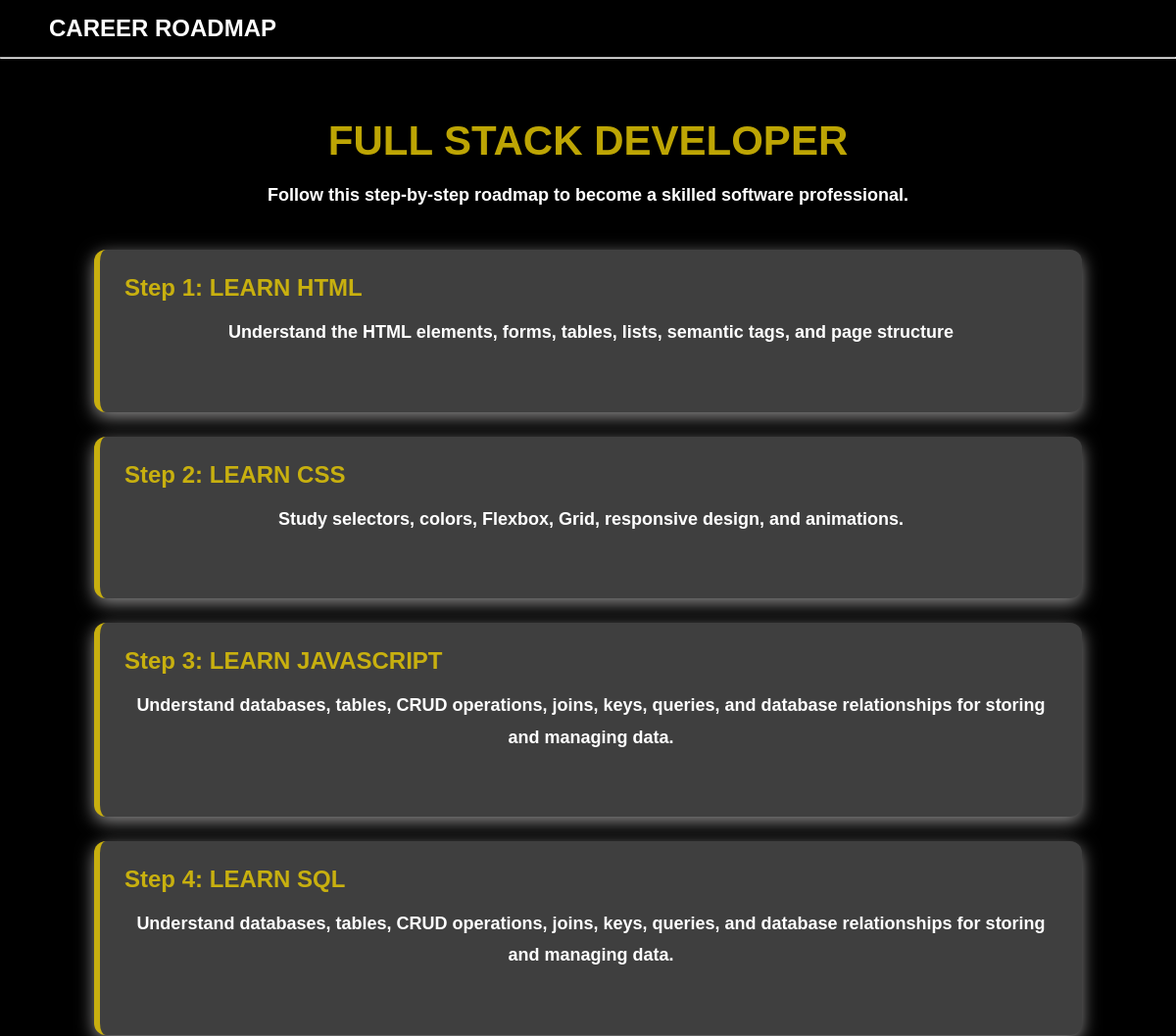
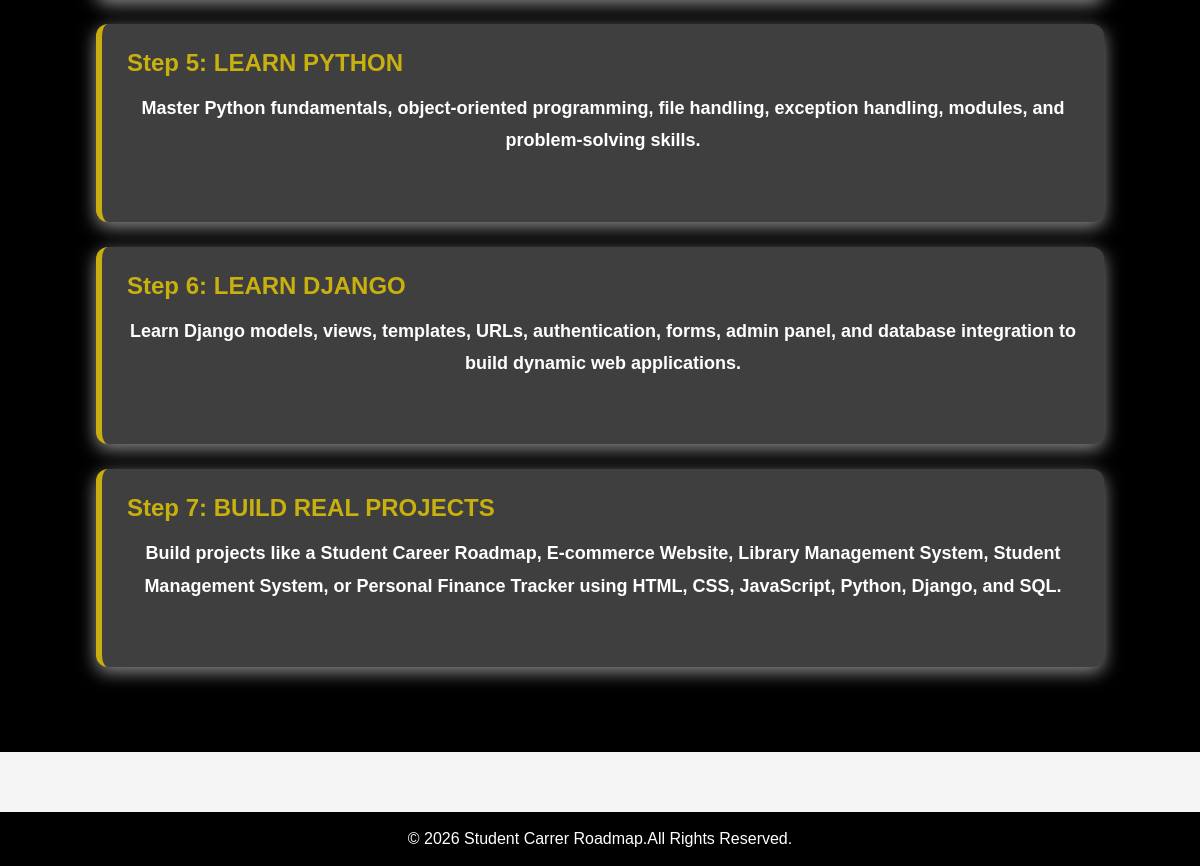
The app's page /roadmap/1/ with its own data (2 pictures, top to bottom).
### career/models.py (models this page shows, shortened)
class Career(models.Model):
    title = models.CharField(max_length=100)
    description = models.TextField()
    skills = models.TextField()
    salary = models.CharField(max_length=100)
    opportunities=models.TextField()
    roadmap = models.TextField()
    resources = models.TextField()
    roadmap_link=models.URLField(blank=True)
    resources_link=models.URLField(blank=True)
    quiz_link=models.URLField(blank=True)

class RoadmapStep(models.Model):
    career = models.ForeignKey(
        Career,
        on_delete=models.CASCADE,
        related_name="roadmap_steps"
    )
    step_number = models.PositiveIntegerField()
    title = models.CharField(max_length=100)
    description = models.TextField()
    class Meta:
        ordering = ["step_number"]

### career/views.py (the view)
# urls.py: path('roadmap/',views.roadmap,name='roadmap'),
def roadmap(request, career_id):
    career = get_object_or_404(Career, id=career_id)
    roadmap_steps = RoadmapStep.objects.filter(
        career=career
    ).order_by("step_number")
    return render(request, "roadmap.html", {
        "career": career,
        "roadmap_steps": roadmap_steps,
    })

### templates/roadmap.html (shortened to what this page needs)
{% load static %}
<!DOCTYPE html>
<html lang="en">
<head>
    <link rel="stylesheet" href="{% static 'css/style.css' %}">
</head>
<body>
    <nav>
        <h2>CAREER ROADMAP</h2>
    </nav>
    <hr class="line">
    <section class="roadmapsection">
<h1>{{ career.title }}</h1>
<p>Follow this step-by-step roadmap to become a skilled software professional.</p>
{% for step in roadmap_steps %}
<div>
    <h2>Step {{ step.step_number }}: {{ step.title }}</h2>
    <p>{{ step.description }}</p>
</div>
{% endfor %}
</section>
    <footer>
        <p>© 2026 Student Carrer Roadmap.All Rights Reserved. </p>
    </footer>
</body>

### static/css/style.css (style rules this page uses)
* { margin:0; padding:0; box-sizing:border-box; font-family:Arial, Helvetica, sans-serif; }
html { scroll-behavior: smooth; }
body { background-color:#f5f5f5; color:#333; }
nav { background-color:black; color:white; display:flex; justify-content:space-between; align-items:center; padding:15px 50px; }
.line { background-color: white; color: white; }
footer { background:black; color:white; text-align:center; padding:20px; margin-top:30px; }
footer { background:black; color:white; text-align:center; padding:20px; margin-top:50px; font-size:16px; }
footer { margin-top:60px; background:black; color:white; text-align:center; padding:20px; font-size:16px; }
footer { background:black; color:white; text-align:center; padding:18px; }
footer p { color:white; margin:0; }
section { padding:60px 8%; background:#f5f7fb; }
footer p { margin:0; color:white; }
.roadmapsection { padding:60px 8%; background:black; }
.roadmapsection h1 { text-align:center; font-size:42px; color:rgba(229, 199, 5, 0.826); margin-bottom:15px; }
.roadmapsection p { text-align:center; font-size:18px; color:#555; margin-bottom:40px; }
.roadmapsection div { background:rgb(63, 63, 63); padding:25px; margin-bottom:25px; border-left:6px solid rgba(229, 199, 5, 0.826); border-radius:12px; box-shadow:0 5px 18px rgb(142, 141, 141); transition:0.3s; }
.roadmapsection h2 { color:rgba(229, 199, 5, 0.826); margin-bottom:15px; }
.roadmapsection p { color:white; line-height:1.8; font-size:18px; font-weight: 700; }

### records on screen
Career: title "FULL STACK DEVELOPER"
RoadmapStep: step_number "1", title "LEARN HTML", description "Understand the HTML elements, forms, tables, lists, semantic tags, and page structure"
RoadmapStep: step_number "2", title "LEARN CSS", description "Study selectors, colors, Flexbox, Grid, responsive design, and animations."
RoadmapStep: step_number "3", title "LEARN JAVASCRIPT", description "Understand databases, tables, CRUD operations, joins, keys, queries, and database relationships for storing and managing data."
RoadmapStep: step_number "4", title "LEARN SQL", description "Understand databases, tables, CRUD operations, joins, keys, queries, and database relationships for storing and managing data."
RoadmapStep: step_number "5", title "LEARN PYTHON", description "Master Python fundamentals, object-oriented programming, file handling, exception handling, modules, and problem-solving skills."
RoadmapStep: step_number "6", title "LEARN DJANGO", description "Learn Django models, views, templates, URLs, authentication, forms, admin panel, and database integration to build dynamic web applications."
RoadmapStep: step_number "7", title "BUILD REAL PROJECTS", description "Build projects like a Student Career Roadmap, E-commerce Website, Library Management System, Student Management System, or Personal Finance Tracker using HTML, CSS, JavaScript, Python, Django, and SQL."
